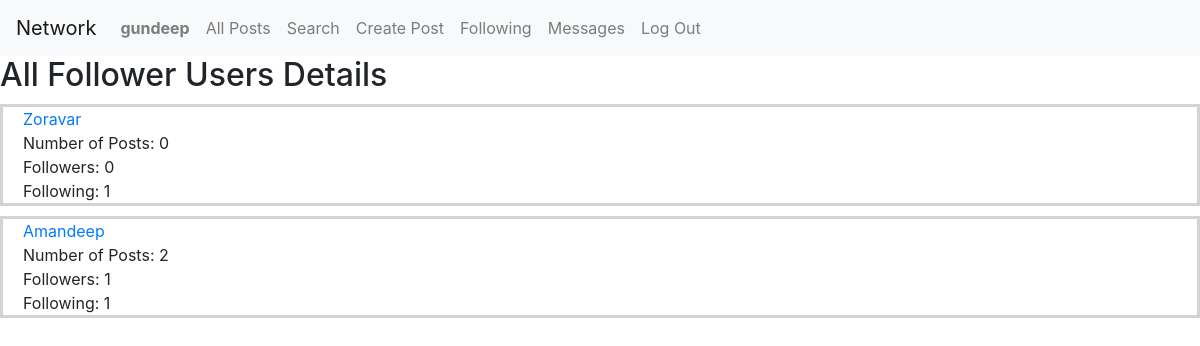
The page /followersDetails/1 (signed in) on the database its author committed.
### network/models.py (models this page shows)
class User(AbstractUser):
    pass

### network/views.py (the view)
# urls.py: path("followersDetails/<int:postOwnerId>", views.followersDetails, name="followersDetails"),
def followersDetails(request, postOwnerId):
    followerDetails=[]
    followings= Following.objects.filter(followingId=postOwnerId).all()
    for following in followings:
        eachFollower={}
        user=get_object_or_404(User, pk=following.followerId)
        eachFollower["username"]=user.username
        eachFollower["postCount"]=Post.objects.filter(owner=user).count()
        eachFollower["followers"]=Follow.objects.filter(following=user).all().count()
        eachFollower["following"]=Follow.objects.filter(follower=user).all().count()
        followerDetails.append(eachFollower)
    return render(request, "network/followerDetails.html", {
        "followersList": followerDetails,
        "postOwnerId":postOwnerId
    })

### network/templates/network/followerDetails.html
{% extends "network/layout.html" %}
{% load template_name %}
{% load static %}
{% block body %}
<h2> All Follower Users Details</h2>
{% for followers in followersList %}
<div class="postdiv">
    <div class="element-div"> <a href="{% url 'profile' postOwnerId %}">{{ followers.username}}</a></div>
    <div class="element-div">Number of Posts: {{followers.postCount}}</div>
    <div class="element-div">Followers: {{ followers.followers}}</div>
    <div class="element-div">Following: {{ followers.following}}</div>
</div>
{% endfor %}
{% endblock %}

### network/templates/network/layout.html (shortened to what this page needs)
{% load static %}
<!DOCTYPE html>
<html lang="en">
    <head>
        <link rel="stylesheet" href="https://stackpath.bootstrapcdn.com/bootstrap/4.4.1/css/bootstrap.min.css">
        <link href="{% static 'network/styles.css' %}" rel="stylesheet">
        <link rel="stylesheet" href="https://cdnjs.cloudflare.com/ajax/libs/font-awesome/4.7.0/css/font-awesome.min.css">
    </head>
    <body>
        <nav class="navbar navbar-expand-lg navbar-light bg-light">
            <a class="navbar-brand" href="#">Network</a>
            <div>
              <ul class="navbar-nav mr-auto">
                {% if user.is_authenticated %}
                    <li class="nav-item">
                        <a class="nav-link" href="#"><strong>{{ user.username }}</strong></a>
                    </li>
                {% endif %}
                <li class="nav-item">
                  <a class="nav-link" href="{% url 'index' %}">All Posts</a>
                </li>
                <li class="nav-item">
                    <a class="nav-link" href="{% url 'search' %}">Search</a>
                </li>
                {% if user.is_authenticated %}
                <li class="nav-item">
                    <a class="nav-link" href="{% url 'addPost' %}">Create Post</a>
                  </li>
                <li class="nav-item">
                        <a class="nav-link" href="{% url 'following' %}">Following</a>
                    </li>
                    <li class="nav-item">
                        <a class="nav-link" href="{% url 'message' %}">Messages</a>
                    </li>
                    <li class="nav-item">
                        <a class="nav-link" href="{% url 'logout' %}">Log Out</a>
                    </li>
                {% endif %}
              </ul>
            </div>
          </nav>
        <div class="body">
            {% block body %}
            {% endblock %}
        </div>
    </body>
</html>

### network/static/network/styles.css (style rules this page uses)
.postdiv { border-style: solid; margin-top:10px; border-color:lightgray; }
.element-div { padding-left: 20px; }

### rows shown on the page
User: username "gundeep"
User: username "Zoravar"
User: username "Amandeep"

### other values the page prints
{{ followers.postCount }} "0" "2"
{{ followers.followers }} "0" "1"
{{ followers.following }} "1" "1"
